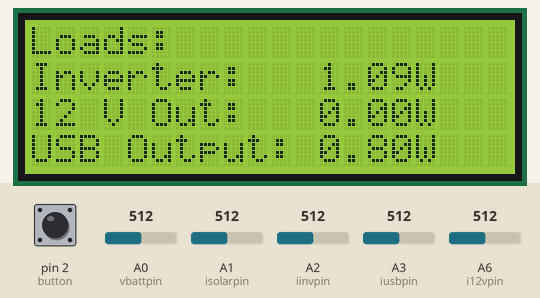
Recording of a sketch running on a simulated Arduino Nano, built with avr-gcc and run on an emulated ATmega328P. On the bench: 20×4 character LCD. The test bench sets the inputs (shaded band); at power-on: pin 2 (button) HIGH, A0 (vbattpin) = 512, A2 (iinvpin) = 512, A3 (iusbpin) = 512, A6 (i12vpin) = 512, A1 (isolarpin) = 512. What the sketch prints to the serial monitor is not drawn.

Above: at 3.5 s.
3.6 s: pin 2 (button) pulled LOW for 3.2 s
At 7.9 s:
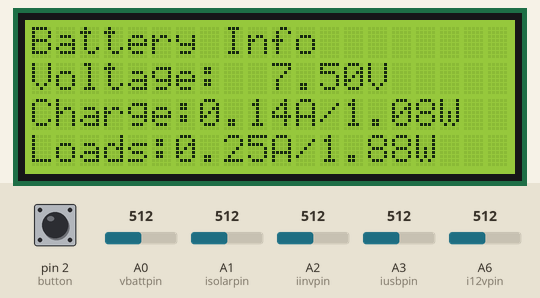
12.3 s: A0 (vbattpin) set to 716
At 17.0 s:
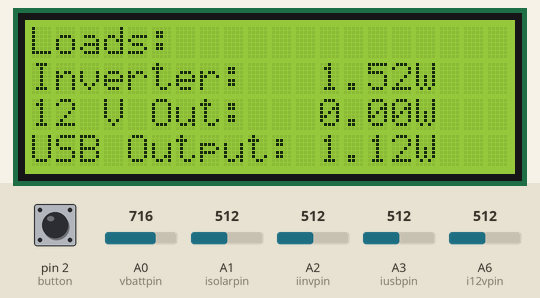
17.8 s: A2 (iinvpin) set to 716
At 22.8 s:
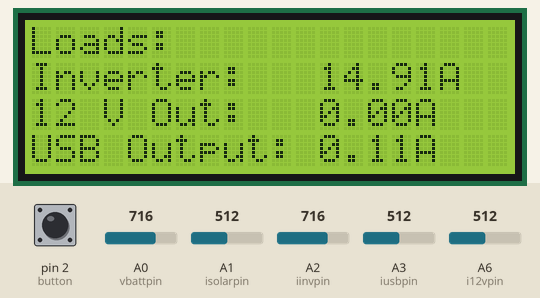
23.1 s: A3 (iusbpin) set to 716
At 24.2 s:
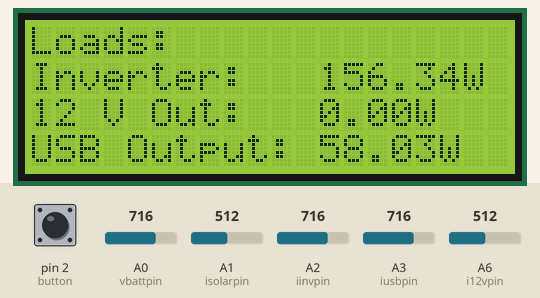
26.9 s: A6 (i12vpin) set to 716
At 29.0 s:
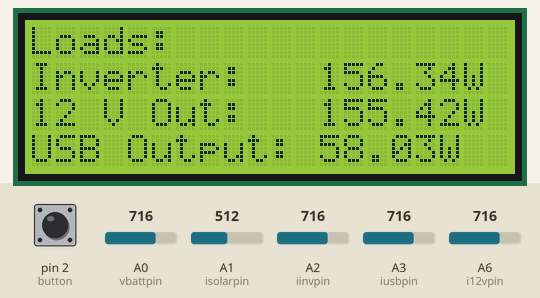
30.8 s: pin 2 (button) pulled LOW for 1 s
At 32.9 s:
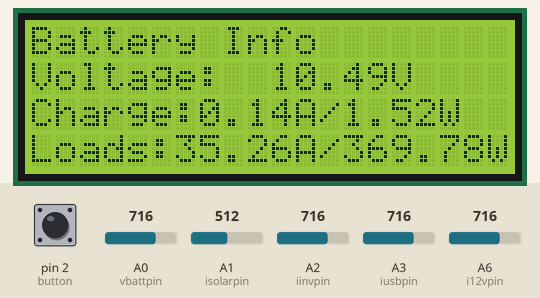
Timing chart, 0 to 34.4 s (numbered marks = the images above; inputs shaded):
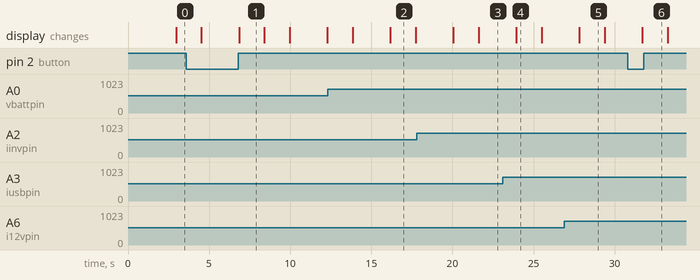

Measured:
- after the input at 3.6 s, the display: first differs from a run without the input after 3.2 s (image 1)
- after the input at 12.3 s, the display: first differs from a run without the input after 3.9 s (image 2)
- after the input at 17.8 s, the display: first changes after 2.3 s (image 3 shows a later state)
- after the input at 23.1 s, the display: changes after 0.84 s (image 4)
- after the input at 26.9 s, the display: changes after 0.92 s (image 5)
- after the input at 30.8 s, the display: changes after 0.92 s (image 6)
- what the display in image 1 shows lasts 1.6 s, from 6.8 s to 8.4 s

The sketch:

brains.ino
```cpp
/* Power Monitor V3.0 for ECE 481 Capstone
 *  Backwoods Solar Project
 *  4 October 2022
 *  Dahmen Garner
 *
 *  Here is some information on this program: -- it has been slightly calibrated
 *
 *  Calibration parameters:
 *
 *      Sensor Sensitivity:
 *        The first group of parameters, variables ending with sens, is used for calibrating the hall effect sensor,
 *        the ACS712 chip.  These values are taken by noting the output voltage of the sensor with ZERO current
 *        flowing through it.  Then, you pass EXACTLY 1 amp through the sensor, and note the output voltage.
 *        Then, you put the change in voltage over change in current (note that change in current is 1 since we passed
 *        only 1 amp through the sensor), as the sense value.  This must be calibrated for each current hall effect sensor.
 *
 *      Sensor Zero Current output voltage (zervol)
 *        This calibration parameter is straightforward.  Measure the output voltage of the current sensor with
 *        ZERO current flowing through it.  Place this value as the variable for each sensor
 *
 *      Zero Current Arduino Analog Read Value
 *        This test calibrates the analog read value of the arduino with zero current flowing through each of the shunts.
 *        Simply use the analogRead() function and Serial.print() function to read and print the values into the console
 *        with zero current flowing through each of the sensors.
 *
 *      Vratio
 *        This is the voltage ratio from the voltage divider.  This voltage divider is used to divide the voltage
 *        down from battery voltage levels to a safe value for an analog input pin.  For this project, a ratio of
 *        15/5 or 3 was used to drop a max battery voltage of 15 volts down to the save level of 5 volts.  Simply
 *        use a resistor divider circuit.
 *
 *      mini
 *        This is the minimumn current to measure in the program.  It is used to exclude noisy current signals by
 *        excluding read values less than this
 *
 *  Input Pins:
 *    These are the analog input pins for each of the current sensors, as well as the voltage divider input.
 *    They may be changed around if required.
 *
 *  Additional function descriptions can be found in the comments of the code
 *
 */
#include <LiquidCrystal_I2C.h>
LiquidCrystal_I2C lcd(0x27,20,4); //sets the LCD size to 20x4.  Replace the 20 and 4 depending on the size of the LCD

//Calibration Parameters -- Hall Effect Sensors.  Note that the sensitivity for these is in V/A
//sensor sensitivity
float invsens = 0.068; //V/A, the measured sensitivity of the ACS712 chip
float solsens = 0.068;
float usbsens = 0.185; //for the 5 amp hall effect sensor, manual recommends 0.185
float _12vsens = 0.068;

//sensor zero current output voltage
float invzervol = 2.5094;
float solzervol = 2.5064;
float usbzervol = 2.4997; //the measured output voltage of the ACS712 chip with zero current
float _12vzervol = 2.5117;

//zero current arduino analog read value
float invzerval = 510; //the analog read value of zero current passing through the ACS712 chip
float solzerval = 510;
float usbzerval = 508; //keep this
float _12vzerval = 511;

float vratio = 15/5; //for voltage measuring
float mini = 0.09; //minimum current, for keeping things clean

//Input Pins
int vbattpin = A0; //battery resistor divider --green
int isolarpin = A1; //solar charge controller --yellow
int iinvpin = A2; //inverter --orange
int iusbpin = A3; //usb --red --not used, keeps crashing
int i12vpin = A6; //12v aux cig lighter --brown

//testing pins
//int vbattpin = A0; //12v sense
//int isolarpin = A1; //solar shunt
//int iinvpin = A1; //inverter shunt
//int iusbpin = A2;
//int i12vpin = A1;


int button = 2; //select button, I am using digital pin 2 since pins 0 and 1 are for rx and tx data

void setup() {
  // put your setup code here, to run once:
  Serial.begin(9600);
  pinMode(button, INPUT); //use this to setup the digital input
  lcd.init();
  lcd.backlight();
  lcd.begin(20,4);
  lcd.setCursor(3,1); //column, row
  lcd.print("Zurg Rush...");
  Serial.println("xxSerialxx hello there...");
  delay(2000);


}

float readcurrent(int pin, float sens, float zervol, float zerval, float mini){
  float val = 0;
  float current = 0;
  int thresh = 0;
  val = analogRead(pin);
  current = abs(((val * zervol/zerval) - zervol) * (1/sens)); //absolute takes care if the reading comes out negative
  if (current < mini){
    current = 0;
  }

  return current;

}

float readvoltage(int pin){ //reads and calculates the battery voltage
  float val = 0;
  float voltage = 0;
  val = analogRead(pin);
  //delay(10);
  voltage = vratio * 5/1024 * val;
  return voltage;

}

void battparams(float vbatt, float isolar, float iloads) { //to display current battery voltage, and charging info
  lcd.clear();
  lcd.setCursor(0,0);
  lcd.print("Battery Info");
  lcd.setCursor(0,1); //prints the battery voltage
  lcd.print("Voltage:  ");
  lcd.print(vbatt);
  lcd.print("V");
  lcd.setCursor(0,2);
  lcd.print("Charge:");
  lcd.print(isolar);
  lcd.print("A/");
  lcd.print(isolar*vbatt);
  lcd.print("W");
  lcd.setCursor(0,3);
  lcd.print("Loads:");
  lcd.print(iloads);
  lcd.print("A/");
  lcd.print(vbatt*iloads);
  lcd.print("W");
  delay(1500);

}

void loads(float iinv, float i12v, float iusb, float vbatt) { //displays the load currents
  lcd.clear();

  lcd.setCursor(0,0);
  lcd.print("Loads: ");

  lcd.setCursor(0,1);
  lcd.print("Inverter:   ");
  lcd.print(iinv*vbatt);
  lcd.print("W");

  lcd.setCursor(0,2);
  lcd.print("12 V Out:   ");
  lcd.print(i12v*vbatt);
  lcd.print("W");

  lcd.setCursor(0,3);
  lcd.print("USB Output: ");
  lcd.print(iusb*vbatt);
  lcd.print("W");

  delay(1500);
  lcd.clear();

  lcd.setCursor(0,0);
  lcd.print("Loads: ");

  lcd.setCursor(0,1);
  lcd.print("Inverter:   ");
  lcd.print(iinv);
  lcd.print("A");

  lcd.setCursor(0,2);
  lcd.print("12 V Out:   ");
  lcd.print(i12v);
  lcd.print("A");

  lcd.setCursor(0,3);
  lcd.print("USB Output: ");
  lcd.print(iusb);
  lcd.print("A");

  delay(1500);

}

void loop() {

  float vbatt = 0;
  float isolar = 0;
  float iinv = 0;
  float iusb = 0;
  float i12v = 0;
  int loops = 10;

  for (int i = 1; i <= loops; i++){ //reads and averages all parameters loop# of times, delays 50msec
    vbatt = vbatt + readvoltage(vbattpin);
    isolar = isolar + readcurrent(isolarpin, solsens, solzervol, solzerval, mini); //recall, readcurrent relies on: int pin, float sens, float zervol, float zerval
    iinv = iinv + readcurrent(iinvpin, invsens, invzervol, invzerval, mini);
    iusb = iusb + readcurrent(iusbpin, usbsens, usbzervol, usbzerval, mini);
    i12v = i12v + readcurrent(i12vpin, _12vsens, _12vzervol, _12vzerval, mini);
    delay(75);
  }
  //average voltages/currents
  vbatt = vbatt/loops;
  isolar = isolar/loops;
  iinv = iinv/loops;
  iusb = iusb/loops;
  i12v = i12v/loops;
  float itot = iinv + iusb + i12v; //total current

  //the following is the menu selection:
  if (digitalRead(button) == LOW){
    battparams(vbatt, isolar, itot);
  }

  if (digitalRead(button) == HIGH){
    loads(iinv, i12v, iusb, vbatt);
  }

}
```
